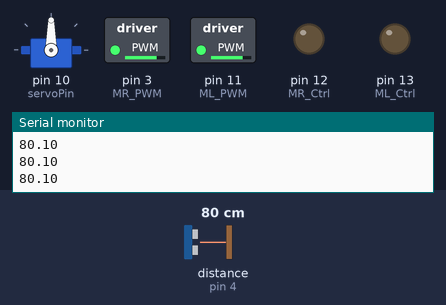
The sketch below on a simulated Arduino Uno, built with avr-gcc and run on an emulated ATmega328P. Shown: servo, switched loads named in the sketch (green lamp = pin HIGH), output pins drawn as LEDs (lit = HIGH), the last lines printed to the serial monitor. Wiring (inferred from the names in the program): ultrasonic range finder: trigger pin 5; echo pin 4; servo: signal pin 10. Inputs (shaded band) come from the test bench; at power-on: distance to the obstacle (sensor on pin 4) 80 cm. The echo pulse lasts 58.3 µs per cm; random numbers use the default seed unless the sketch sets one; servo pulses on a pin are drawn as a servo (544–2400 µs = 0–180°); pins used as bus, display or sensor lines are not drawn.

Above: at 2.2 s.
2.3 s: distance to the obstacle (sensor on pin 4) set to 22 cm
3.8 s: distance to the obstacle (sensor on pin 4) set to 19 cm
At 4.2 s:
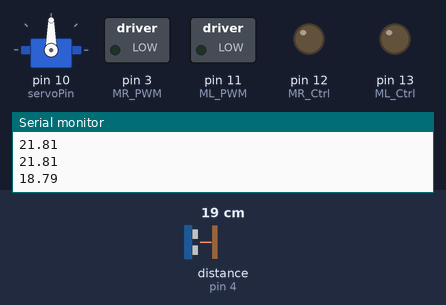
At 5.0 s:
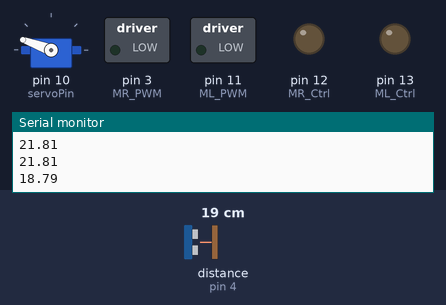
6.8 s: distance to the obstacle (sensor on pin 4) set to 2 cm
At 8.3 s:
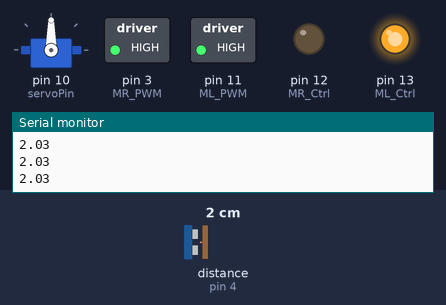
9.8 s: distance to the obstacle (sensor on pin 4) set to 45 cm
12.8 s: distance to the obstacle (sensor on pin 4) set to 54 cm
14.7 s: distance to the obstacle (sensor on pin 4) set to 4 cm
At 16.9 s:
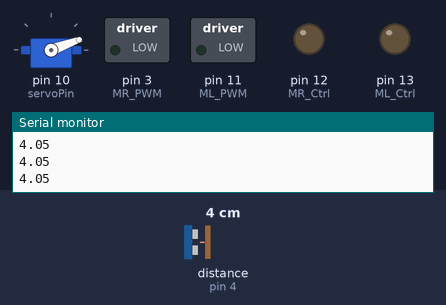
Timing chart, 0 to 18.7 s (numbered marks = the images above; inputs shaded):
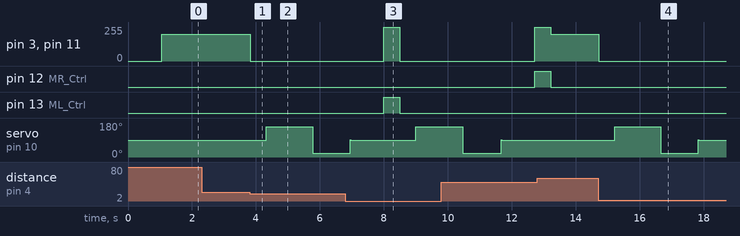

The sketch:

UltrasonicAvoidTank.ino
```cpp
//little buggy, probably needs to check pins and polish
int random2;
int a;
int a1;
int a2;
#define ML_Ctrl 13  //define the direction control pin of left motor
#define ML_PWM 11   //define PWM control pin of left motor
#define MR_Ctrl 12  //define the direction control pin of right motor
#define MR_PWM 3   //define PWM control pin of right motor

int trigPin = 5;  //ultrasonic trig Pin
int echoPin = 4;  //ultrasonic echo Pin
long duration, cm, inches;
#define servoPin 10  //servo Pin
int pulsewidth;
/************the function to run motor**************/
void Car_front()
{
  digitalWrite(MR_Ctrl,LOW);
  analogWrite(MR_PWM,200);
  digitalWrite(ML_Ctrl,LOW);
  analogWrite(ML_PWM,200);
}
void Car_back()
{
  digitalWrite(MR_Ctrl,HIGH);
  analogWrite(MR_PWM,200);
  digitalWrite(ML_Ctrl,HIGH);
  analogWrite(ML_PWM,200);
}
void Car_left()
{
  digitalWrite(MR_Ctrl,LOW);
  analogWrite(MR_PWM,255);
  digitalWrite(ML_Ctrl,HIGH);
  analogWrite(ML_PWM,255);
}
void Car_right()
{
  digitalWrite(MR_Ctrl,HIGH);
  analogWrite(MR_PWM,255);
  digitalWrite(ML_Ctrl,LOW);
  analogWrite(ML_PWM,255);
}
void Car_Stop()
{
  digitalWrite(MR_Ctrl,LOW);
  analogWrite(MR_PWM,0);
  digitalWrite(ML_Ctrl,LOW);
  analogWrite(ML_PWM,0);
}

//The function to control servo
void procedure(int myangle) {
  for (int i = 0; i <= 50; i = i + (1)) {
    pulsewidth = myangle * 11 + 500;
    digitalWrite(servoPin,HIGH);
    delayMicroseconds(pulsewidth);
    digitalWrite(servoPin,LOW);
    delay((20 - pulsewidth / 1000));
  }
}
//The function to control ultrasonic sensor
float checkdistance() {
  digitalWrite(trigPin, LOW);
  delayMicroseconds(2);
  digitalWrite(trigPin, HIGH);
  delayMicroseconds(10);
  digitalWrite(trigPin, LOW);
  float distance = pulseIn(echoPin, HIGH) / 58.00;  //58.20, that is, 2*29.1=58.2
  delay(10);
  Serial.println(distance);
  return distance;
}
  //****************************************************************
void setup(){
  pinMode(servoPin, OUTPUT);
  procedure(90); //set servo to 90°
  Serial.begin (9600);
  pinMode(trigPin, OUTPUT);
  pinMode(echoPin, INPUT);
  pinMode(ML_Ctrl, OUTPUT);
  pinMode(ML_PWM, OUTPUT);
  pinMode(MR_Ctrl, OUTPUT);
  pinMode(MR_PWM, OUTPUT);
}
void loop(){
 // Serial.println(distance);
  random2 = random(1, 100);
  a = checkdistance();  //assign the front distance detected by ultrasonic sensor to variable a

  if (a < 20) //when the front distance detected is less than 20
  {
      Car_Stop();  //robot stops
      delay(500); //delay in 500ms
      procedure(160);  //Ultrasonic platform turns left
      for (int j = 1; j <= 10; j = j + (1)) { //for statement, the data will be more accurate if ultrasonic sensor detect a few times.
        a1 = checkdistance();  //assign the left distance detected by ultrasonic sensor to variable a1
      }
      delay(300);
      procedure(20); //Ultrasonic platform turns right
      for (int k = 1; k <= 10; k = k + (1)) {
        a2 = checkdistance(); //assign the right distance detected by ultrasonic sensor to variable a2
      }

      if (a1 < 50 || a2 < 50)  //robot will turn to the longer distance side when left or right distance is less than 50cm.
      {
        if (a1 > a2) //left distance is greater than right side
        {
          procedure(90);  //Ultrasonic platform turns back to right ahead
Car_left();  //robot turns left
          delay(500);  //turn left for 500ms
          Car_front(); //go front
        }
        else
        {
          procedure(90);
          Car_right(); //robot turns right
          delay(500);
          Car_front();  //go front
        }
      }
      else  //If both side is greater than or equal to 50cm, turn left or right randomly
      {
        if ((long) (random2) % (long) (2) == 0)  //When the random number is even
        {
          procedure(90);
          Car_left(); //tank robot turns left
          delay(500);
          Car_front(); //go front
        }
        else
        {
          procedure(90);
          Car_right(); //robot turns right
          delay(500);
          Car_front(); //go front
       }
     }
  }
  else  //If the front distance is greater than or equal to 20cm, robot car will go front
  {
      Car_front(); //go front
  }

}
```

Measured:
- the behaviour switches between 21 and 20 cm on distance to the obstacle (sensor on pin 4) (found by bisection; images 0 and 1)
- after the input at 3.8 s, pin 3 (MR_PWM), pin 11 (ML_PWM): 200/255 → 0/255 at once; servo on pin 10 (servoPin): 90° → 160° after 0.52 s, → 20° 1.5 s later
- after the input at 6.8 s, pin 13 (ML_Ctrl): LOW → HIGH after 1.2 s, → LOW 0.50 s later
- after the input at 14.7 s, pin 3 (MR_PWM), pin 11 (ML_PWM): 200/255 → 0/255 at once; servo on pin 10 (servoPin): 90° → 160° after 0.52 s, → 20° 1.4 s later, → 90° 1.2 s later
